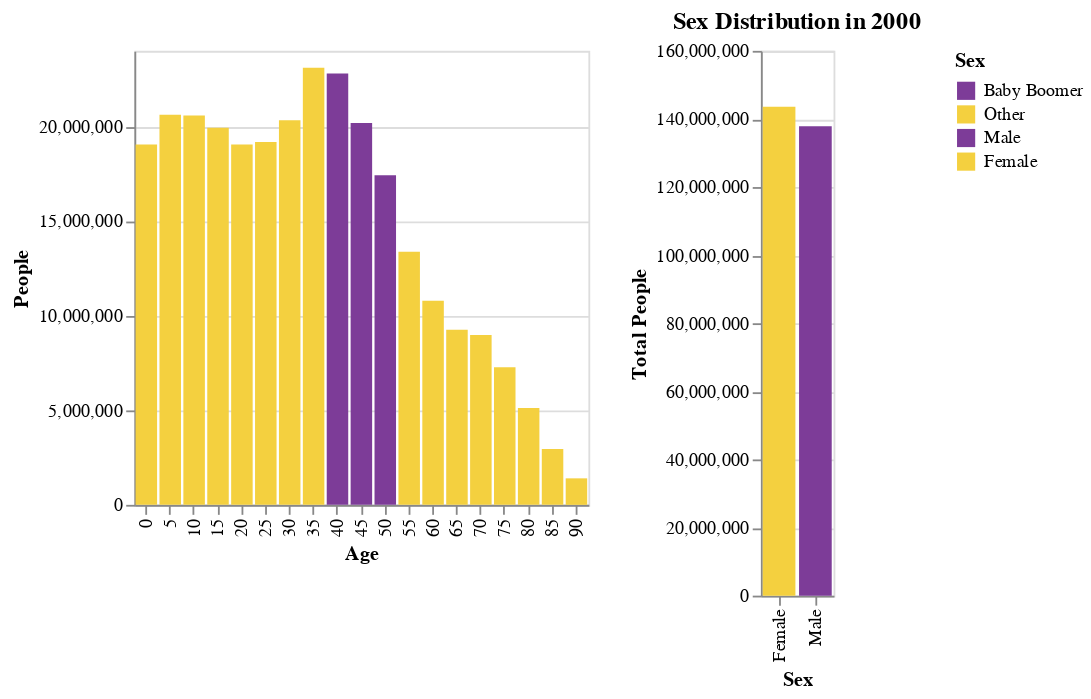

Source (notebook cell):
### Markdown cell above
##### Q6 - Linking

Let us take a closer look at just the year 2000 data, and find what the distribution of sex is for each individual age grouping.  Plot the distribution of ages as a bar chart for just the year 2000, and link a histogram that will plot the distribution of sex for the current selection.  It should default to no age group selected.  The histogram for the sex distribution should appear below the year 2000 data (vertically concatenated). When a bar on the top chart is selected, indicate its selection by turning the other bars light gray.  The histogram of the sex distribution below it should be a horizontal bar chart.

Encode membership of the Baby Boomer generation with color using "#7D3C98" (purple) for the boomers "#F4D03F" (gold) for other.

### Code cell
selector = alt.selection_single(fields=['age'], empty=True)
main = alt.Chart(df_pop[df_pop['year'] == 2000]).properties(
    width=250,
    height=250
).add_selection(selector).mark_bar().encode(
    x=alt.X('age:N', title='Age'),
    y=alt.Y('sum(people):Q', title='People'),
    color=alt.condition(
        selector,
        alt.Color("Generation:N",
                  scale=alt.Scale(domain=["Baby Boomer", "Other"], range=["#7D3C98", "#F4D03F"])),
        alt.value('lightgray')
    )
)
sub = alt.Chart(df_pop[df_pop['year'] == 2000]).transform_filter(
    selector
).transform_aggregate(
    TotalPeople='sum(people)',
    groupby=['sex']
).mark_bar().encode(
    alt.X('sex:N', title='Sex'),
    alt.Y('TotalPeople:Q', title='Total People'),
    color=alt.Color('sex:N', scale=alt.Scale(domain=['Male', 'Female'], range=['#0000FF', '#FFC0CB']), title='Sex')
).properties(
    title='Sex Distribution in 2000'
)
main | sub

### Figure 1 — Vega-Lite specification as saved in the notebook (floating-point values rounded to 4 significant figures)
{"config": {"view": {"continuousWidth": 300, "continuousHeight": 300}}, "hconcat": [{"data": {"name": "data-45dbb2e053807563beeb04c294f64c98"}, "mark": {"type": "bar"}, "encoding": {"color": {"condition": {"param": "param_20", "empty": true, "field": "Generation", "scale": {"domain": ["Baby Boomer", "Other"], "range": ["#7D3C98", "#F4D03F"]}, "type": "nominal"}, "value": "lightgray"}, "x": {"field": "age", "title": "Age", "type": "nominal"}, "y": {"aggregate": "sum", "field": "people", "title": "People", "type": "quantitative"}}, "height": 250, "name": "view_14", "width": 250}, {"data": {"name": "data-45dbb2e053807563beeb04c294f64c98"}, "mark": {"type": "bar"}, "encoding": {"color": {"field": "sex", "scale": {"domain": ["Male", "Female"], "range": ["#0000FF", "#FFC0CB"]}, "title": "Sex", "type": "nominal"}, "x": {"field": "sex", "title": "Sex", "type": "nominal"}, "y": {"field": "TotalPeople", "title": "Total People", "type": "quantitative"}}, "title": "Sex Distribution in 2000", "transform": [{"filter": {"param": "param_20", "empty": true}}, {"aggregate": [{"op": "sum", "field": "people", "as": "TotalPeople"}], "groupby": ["sex"]}]}], "params": [{"name": "param_20", "select": {"type": "point", "fields": ["age"]}, "views": ["view_14"]}], "$schema": "https://vega.github.io/schema/vega-lite/v5.15.1.json", "datasets": {"data-45dbb2e053807563beeb04c294f64c98": [{"year": 2000, "age": 0, "sex": "Male", "people": 9735380, "Generation": "Other"}, {"year": 2000, "age": 0, "sex": "Female", "people": 9310714, "Generation": "Other"}, {"year": 2000, "age": 5, "sex": "Male", "people": 10552146, "Generation": "Other"}, {"year": 2000, "age": 5, "sex": "Female", "people": 10069564, "Generation": "Other"}, {"year": 2000, "age": 10, "sex": "Male", "people": 10563233, "Generation": "Other"}, {"year": 2000, "age": 10, "sex": "Female", "people": 10022524, "Generation": "Other"}, {"year": 2000, "age": 15, "sex": "Male", "people": 10237419, "Generation": "Other"}, {"year": 2000, "age": 15, "sex": "Female", "people": 9692669, "Generation": "Other"}, {"year": 2000, "age": 20, "sex": "Male", "people": 9731315, "Generation": "Other"}, {"year": 2000, "age": 20, "sex": "Female", "people": 9324244, "Generation": "Other"}, {"year": 2000, "age": 25, "sex": "Male", "people": 9659493, "Generation": "Other"}, {"year": 2000, "age": 25, "sex": "Female", "people": 9518507, "Generation": "Other"}, {"year": 2000, "age": 30, "sex": "Male", "people": 10205879, "Generation": "Other"}, {"year": 2000, "age": 30, "sex": "Female", "people": 10119296, "Generation": "Other"}, {"year": 2000, "age": 35, "sex": "Male", "people": 11475182, "Generation": "Other"}, {"year": 2000, "age": 35, "sex": "Female", "people": 11635647, "Generation": "Other"}, {"year": 2000, "age": 40, "sex": "Male", "people": 11320252, "Generation": "Baby Boomer"}, {"year": 2000, "age": 40, "sex": "Female", "people": 11488578, "Generation": "Baby Boomer"}, {"year": 2000, "age": 45, "sex": "Male", "people": 9925006, "Generation": "Baby Boomer"}, {"year": 2000, "age": 45, "sex": "Female", "people": 10261253, "Generation": "Baby Boomer"}, {"year": 2000, "age": 50, "sex": "Male", "people": 8507934, "Generation": "Baby Boomer"}, {"year": 2000, "age": 50, "sex": "Female", "people": 8911133, "Generation": "Baby Boomer"}, {"year": 2000, "age": 55, "sex": "Male", "people": 6459082, "Generation": "Other"}, {"year": 2000, "age": 55, "sex": "Female", "people": 6921268, "Generation": "Other"}, {"year": 2000, "age": 60, "sex": "Male", "people": 5123399, "Generation": "Other"}, {"year": 2000, "age": 60, "sex": "Female", "people": 5668961, "Generation": "Other"}, {"year": 2000, "age": 65, "sex": "Male", "people": 4453623, "Generation": "Other"}, {"year": 2000, "age": 65, "sex": "Female", "people": 4804784, "Generation": "Other"}, {"year": 2000, "age": 70, "sex": "Male", "people": 3792145, "Generation": "Other"}, {"year": 2000, "age": 70, "sex": "Female", "people": 5184855, "Generation": "Other"}, {"year": 2000, "age": 75, "sex": "Male", "people": 2912655, "Generation": "Other"}, {"year": 2000, "age": 75, "sex": "Female", "people": 4355644, "Generation": "Other"}, {"year": 2000, "age": 80, "sex": "Male", "people": 1902638, "Generation": "Other"}, {"year": 2000, "age": 80, "sex": "Female", "people": 3221898, "Generation": "Other"}, {"year": 2000, "age": 85, "sex": "Male", "people": 970357, "Generation": "Other"}, {"year": 2000, "age": 85, "sex": "Female", "people": 1981156, "Generation": "Other"}, {"year": 2000, "age": 90, "sex": "Male", "people": 336303, "Generation": "Other"}, {"year": 2000, "age": 90, "sex": "Female", "people": 1064581, "Generation": "Other"}]}}
